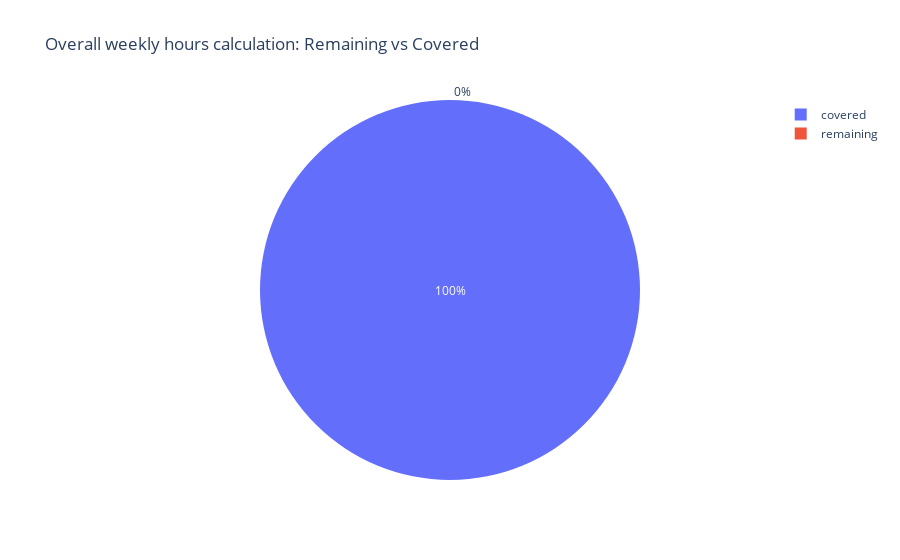

The code cell stored with this chart in its notebook:
### Code cell
# Pie chart
fig = go.Figure(go.Pie(
    name="",
    values = total_calculation_df['amount'],
    labels = total_calculation_df['category'],
    customdata = total_calculation_df['amount_hrs'],
    hovertemplate = "Category: %{label} <br>Total(minutes): %{value} </br>Total(hours): %{customdata}"

))

fig.update_layout(title_text='Overall weekly hours calculation: Remaining vs Covered')

fig.show()

### Figure 1 — Plotly figure (JSON) as saved in the notebook; plotly's stock layout.template omitted (floating-point values rounded to 4 significant figures)
{"data": [{"customdata": ["40h 0m", "0h 0m"], "hovertemplate": "Category: %{label} <br>Total(minutes): %{value} </br>Total(hours): %{customdata}", "labels": ["covered", "remaining"], "name": "", "type": "pie", "values": [2400, 0]}], "layout": {"title": {"text": "Overall weekly hours calculation: Remaining vs Covered"}}}
